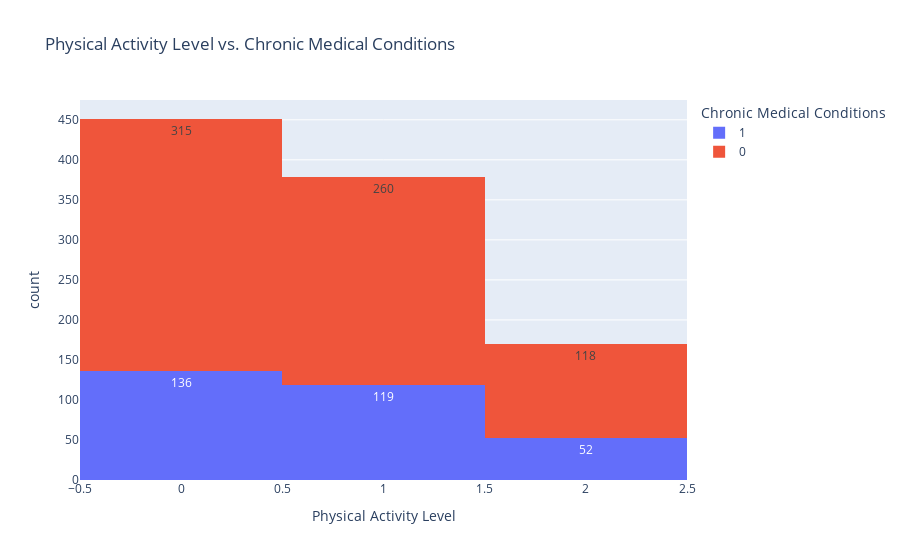

The notebook cell this image was saved under:
### Code cell
# Visualization for Physical Activity Level and Chronic Medical Conditions.
age_smoking_bar = px.histogram(df, x=df['Physical Activity Level'], color=df['Chronic Medical Conditions'],
                               text_auto=True, title='Physical Activity Level vs. Chronic Medical Conditions')
age_smoking_bar.show()

### Figure 1 — Plotly figure (JSON) as saved in the notebook; plotly's stock layout.template omitted (floating-point values rounded to 4 significant figures; data arrays with more than 128 entries replaced by an {"elided": "..."} marker saying what was removed)
{"data": [{"bingroup": "x", "hovertemplate": "Chronic Medical Conditions=1<br>Physical Activity Level=%{x}<br>count=%{y}<extra></extra>", "legendgroup": "1", "marker": {"color": "#636efa", "pattern": {"shape": ""}}, "name": "1", "orientation": "v", "showlegend": true, "texttemplate": "%{value}", "type": "histogram", "x": {"elided": "307 int values"}, "xaxis": "x", "yaxis": "y"}, {"bingroup": "x", "hovertemplate": "Chronic Medical Conditions=0<br>Physical Activity Level=%{x}<br>count=%{y}<extra></extra>", "legendgroup": "0", "marker": {"color": "#EF553B", "pattern": {"shape": ""}}, "name": "0", "orientation": "v", "showlegend": true, "texttemplate": "%{value}", "type": "histogram", "x": {"elided": "693 int values"}, "xaxis": "x", "yaxis": "y"}], "layout": {"barmode": "relative", "legend": {"title": {"text": "Chronic Medical Conditions"}, "tracegroupgap": 0}, "title": {"text": "Physical Activity Level vs. Chronic Medical Conditions"}, "xaxis": {"anchor": "y", "domain": [0, 1], "title": {"text": "Physical Activity Level"}}, "yaxis": {"anchor": "x", "domain": [0, 1], "title": {"text": "count"}}}}
